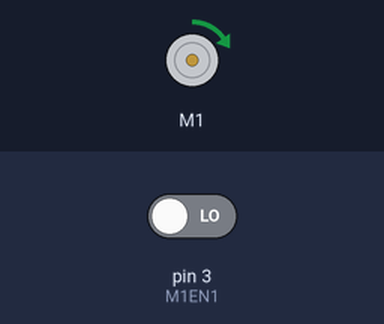
This sketch was run on a simulated Arduino Uno, built with avr-gcc and run on an emulated ATmega328P. Shown: DC motor (green arrow = forward, orange = backward, longer = faster). The test bench sets the inputs (shaded band); at power-on: pin 3 (M1EN1) LOW. What the sketch prints to the serial monitor is not drawn.

Above: at 0.1 s.
Timing chart, 0 to 1.6 s (numbered marks = the images above):
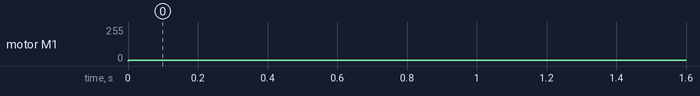

Measured:
- by itself, motor M1: stopped → forward 6/255 at 0.00 s

The sketch:

encoder_test.ino
```cpp
#include "DualVNH5019MotorShield.h"

#define M1INA 2
#define M1INB 4
#define M1ENDIAG 6
#define M2INA 7
#define M2INB 8
#define M1PWM 9
#define M2PWM 10
#define M2ENDIAG 12
#define M1CS A0
#define M2CS A1

#define M1EN1 3
#define M1EN2 5

DualVNH5019MotorShield md(M1INA, M1INB, M1PWM, M1ENDIAG, M1CS, M2INA, M2INB, M2PWM, M2ENDIAG, M2CS);

int m1_encoder_cntr = 0;
int start_speed = -400;

void setup() {
  // put your setup code here, to run once:
  Serial.begin(115200);
  md.init();
  attachInterrupt( digitalPinToInterrupt(M1EN1), m1_encoder_cb, CHANGE);
}

void m1_encoder_cb(){
  if ( digitalRead(M1EN2) != digitalRead(M1EN1) )
    m1_encoder_cntr++;
  else
    m1_encoder_cntr--;
}


void loop() {
  // put your main code here, to run repeatedly:
  if( !md.getM1Fault() ){
    //md.setM1Speed(start_speed++);
    md.setM1Speed(10);
  }
  else{
    Serial.println("Fault");
  }

  Serial.print("M1 speed:");
  Serial.print(start_speed);
  Serial.print("encoders: ");
  Serial.println(m1_encoder_cntr);
  delay(20);
}
```
